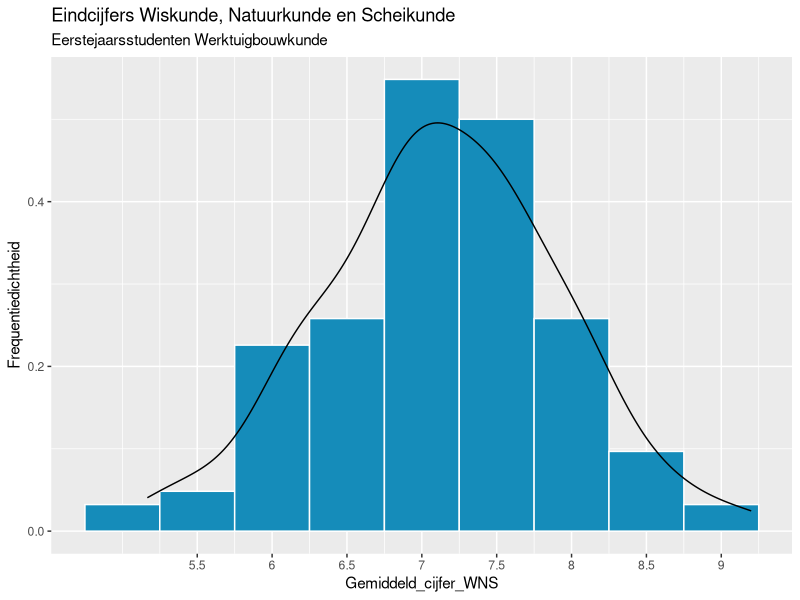
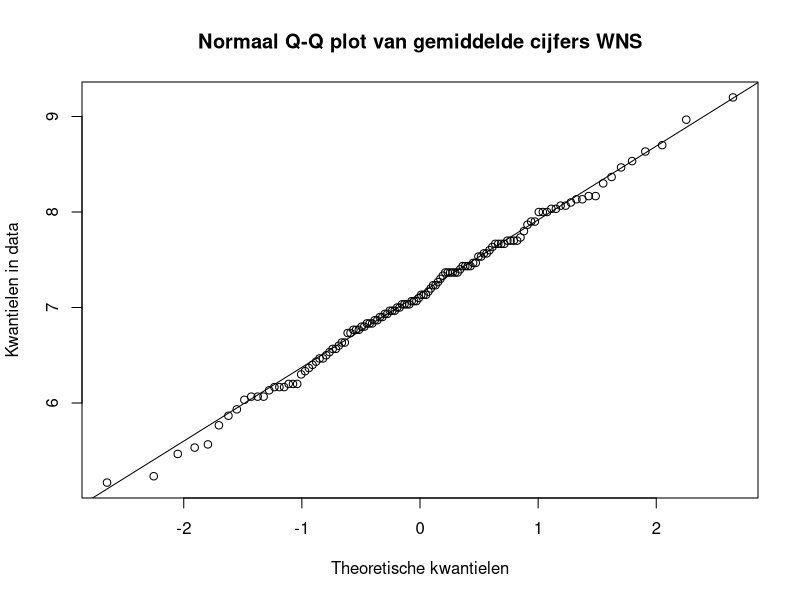
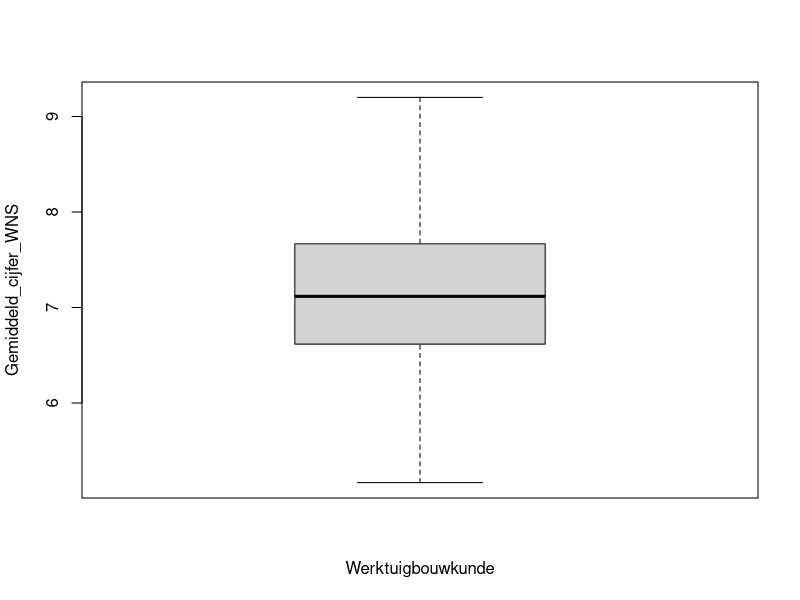

These charts were generated, in order, by the following R code:
## ---- chunk 1
paste0(here::here(),"/03. Includes/code/Header.R")
## ---- chunk 2
library(stringr)
Round_and_format <- function(x, digits = 2) {
  x <- as.character(round(x, digits))
  x <- str_replace(x, "[.]", ",")
  return(x)
}
## ---- chunk 3
## Laad packages in

## Maak dummydata aan
RNGkind(sample.kind = "Rounding")
set.seed(1)

Decimalen_wiskunde <- rnorm(160, 7.1, 2.6)
Wiskunde_eindcijfer <- round(Decimalen_wiskunde, 1)[Decimalen_wiskunde <= 10 & Decimalen_wiskunde >= 4.5]

Decimalen_scheikunde <- rnorm(160, 6.8, 2.2)
Scheikunde_eindcijfer <- round(Decimalen_scheikunde, 1)[Decimalen_scheikunde <= 10 & Decimalen_scheikunde >= 4.5]

Decimalen_natuurkunde <- rnorm(160, 7.0, 2.4)
Natuurkunde_eindcijfer <- round(Decimalen_natuurkunde, 1)[Decimalen_natuurkunde <= 10 & Decimalen_natuurkunde >= 4.5]

WNS_eindcijfers <- cbind(Wiskunde_eindcijfer, Scheikunde_eindcijfer, Natuurkunde_eindcijfer)

Gemiddeld_cijfer_WNS <- apply(WNS_eindcijfers, 1, mean)

Gemiddeld_cijfer_WNS_n30 <- sample(Gemiddeld_cijfer_WNS, 30)
## ---- chunk 4
## Eerste 5 observaties
head(Gemiddeld_cijfer_WNS)

## Laatste 5 observaties
tail(Gemiddeld_cijfer_WNS)
## ---- chunk 5
## Gemiddelde en standaarddeviatie
length(Gemiddeld_cijfer_WNS)
mean(Gemiddeld_cijfer_WNS)
sd(Gemiddeld_cijfer_WNS)
## ---- chunk 6
vMean <- Round_and_format(mean(Gemiddeld_cijfer_WNS))
vSD <- Round_and_format(sd(Gemiddeld_cijfer_WNS))
vN <- Round_and_format(length(Gemiddeld_cijfer_WNS))
## ---- chunk 7
## Histogram met ggplot2
library(ggplot2)

ggplot(data.frame(Gemiddeld_cijfer_WNS), 
       aes(x = Gemiddeld_cijfer_WNS)) +
  geom_histogram(aes(y = ..density..),
                 binwidth = 0.5, 
                 color = "white", 
                 fill = "#158CBA", ) +
  geom_density(alpha = .2, adjust = 1) +
  ylab("Frequentiedichtheid") +
  xlab("Gemiddeld_cijfer_WNS") +
  scale_x_continuous(labels = as.character(seq(5.5, 9, 0.5)), 
                     breaks = seq(5.5, 9, 0.5)) +
  labs(title = "Eindcijfers Wiskunde, Natuurkunde en Scheikunde", 
       subtitle = "Eerstejaarsstudenten Werktuigbouwkunde")

## ---- chunk 8
## Q-Q plot
qqnorm(Gemiddeld_cijfer_WNS, 
       pch = 1,
       main = "Normaal Q-Q plot van gemiddelde cijfers WNS",
       ylab = "Kwantielen in data",
       xlab = "Theoretische kwantielen")
qqline(Gemiddeld_cijfer_WNS)
## ---- chunk 9
## Boxplot
boxplot(Gemiddeld_cijfer_WNS, xlab = "Werktuigbouwkunde", ylab = "Gemiddeld_cijfer_WNS")
## ---- chunk 10
## Kolmogorov-Smirnov test
library(nortest)
lillie.test(Gemiddeld_cijfer_WNS)
## ---- chunk 11
## Shapiro-Wilk test
shapiro.test(Gemiddeld_cijfer_WNS_n30)
## ---- chunk 12
## T-test
t.test(Gemiddeld_cijfer_WNS, mu = 6.8, alternative = "two.sided")
## ---- chunk 13
t <- t.test(Gemiddeld_cijfer_WNS, mu = 6.8, alternative = "two.sided")
vP <- Round_and_format(t$p.value)
## ---- chunk 14
paste0(here::here(),"/03. Includes/code/Footer.R")
